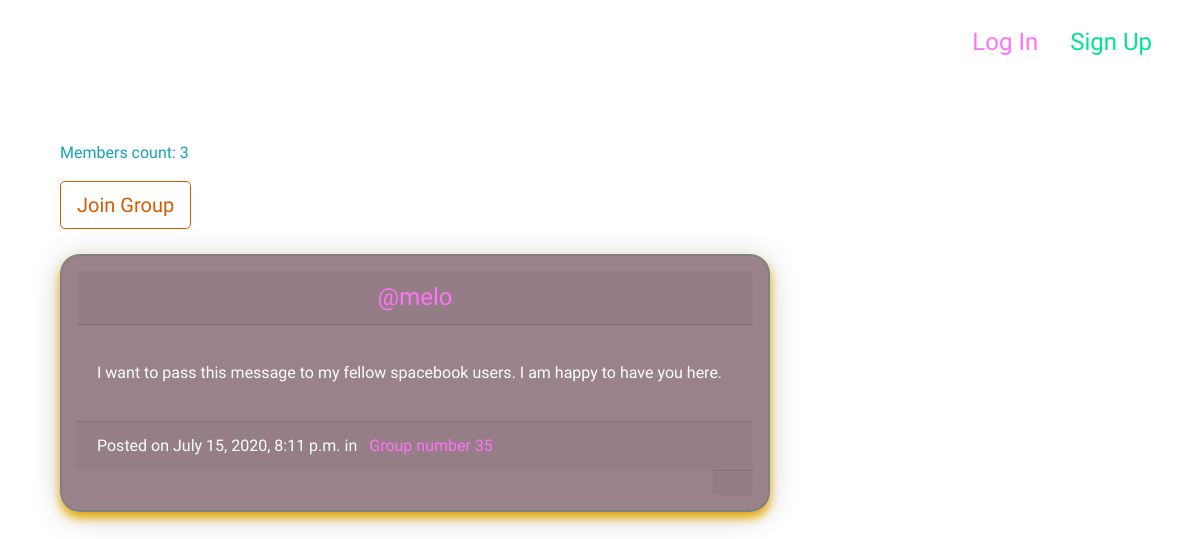
Page /groups/posts/in/group-number-35/ on the committed database.
### groups/models.py (models this page shows, shortened)
class Group(models.Model):
    name = models.CharField(max_length=64,unique=True)
    slug = models.SlugField(max_length=64,allow_unicode=True,unique=True)
    desc = models.TextField(max_length=256,blank=True,default='')
    desc_html = models.TextField(blank=True,default='',editable=False)
    members = models.ManyToManyField(User,through='GroupMember')
    class Meta():
        ordering = ['name']

### posts/models.py (models this page shows, shortened)
class Post(models.Model):
    user = models.ForeignKey(User, on_delete=models.CASCADE, related_name='posts')
    message = models.CharField(max_length=512,blank=False)
    created_at = models.DateTimeField(auto_now=True)
    message_html = models.TextField(editable=False)
    group = models.ForeignKey(Group, on_delete=models.CASCADE, related_name='posts',null=True,blank=True)
    class Meta():
        ordering = ['-created_at']
        unique_together = ['user','message']

### groups/views.py (the view)
# urls.py: path('posts/in/<slug>/',SingleGroup.as_view(),name='single'),
class SingleGroup(DetailView,LoginRequiredMixin):
    model = Group
    template_name = 'groups/group_detail.html'

### templates/groups/group_detail.html
{% extends "groups/group_base.html" %}
{% block pregroup %}
  <div class="container">
    <h4>{{group.name}}</h4>
    <p class="text-info">Members count: {{group.members.count}}</p>
    {% if user in group.members.all %}
      <a href="{% url 'groups:leave' slug=group.slug %}" class="btn btn-outline-secondary btn-lg">Leave Group</a>
    {% else %}
      <a href="{% url 'groups:join' slug=group.slug %} " class="btn btn-outline-primary btn-lg">Join Group</a>
    {% endif %}
  </div>
{% endblock %}
{% block group_cont %}
  <div class="col-md-8">
    {% if group.post.count == 0 %}
      <h3>No posts in this group yet!</h3>
    {% else %}
      {% for post in group.posts.all %}
        {% include "posts/_post_.html" %}
      {% endfor %}
    {% endif %}
  </div>
{% endblock %}

### templates/groups/group_base.html (shortened to what this page needs)
{% extends "base.html" %}
{% block content %}
<div class="container">
  <div class="row">
    {% block pregroup %}
    {% endblock %}
    {% block group_cont %}
    {% endblock %}
  </div>
</div>
{% endblock %}

### templates/base.html (shortened to what this page needs)
<!DOCTYPE html>
{% load static %}
<html lang="en" dir="ltr">
  <head>
    <link rel="stylesheet" href="https://stackpath.bootstrapcdn.com/bootstrap/4.5.0/css/bootstrap.min.css">
    <link rel="stylesheet" href="{% static "mastercss/master.css" %}">
  </head>
  <body>
    <nav class="navbar navbar-dark navbar-fixed-top bg-outline-dark mynav" role="navigation" id='mynav'>
        <a href="{% url 'home' %}" class="navbar-brand" id="logo">SpaceBook</a>
        <div class="navbar ml-auto">
          {% if user.is_authenticated %}
          <a href="{% url 'posts:create' %}" class="nav-item nav-link">Post+</a>
          <a href="{% url 'groups:all' %}" class="nav-item nav-link">Groups</a>
          <a href="{% url 'groups:create' %}" class="nav-item nav-link">New Group</a>
          <a href="{% url 'accounts:logout' %}" class="nav-item nav-link">Log Out</a>
          {% else %}
          <a href="{% url 'accounts:login' %}" class="nav-item nav-link">Log In</a>
          <a href="{% url 'accounts:signup' %}" class="nav-item nav-link">Sign Up</a>
          {% endif %}
        </div>
    </nav>
    <div class="container my_con">
      {% block content %}
      {% endblock %}
    </div>
  </body>
</html>

### templates/posts/_post_.html (shortened to what this page needs)
<div class="card postcard">
  <h4 class="text-center card-header">
     <a href="{% url 'posts:for_user' username=post.user.username %}">@{{post.user.username}}</a>
   </h4><div class="card-body">
     <p class="text-center">{{post.message_html|safe}}</p>
   </div>
   <div class="card-footer">
     <time class="time">Posted on {{ post.created_at }}</time>
     {% if post.group %}
     <span class="group-name">in <a href="{% url 'groups:single' slug=post.group.slug %}">{{ post.group.name }}</a></span>
     {% endif %}
   </div>
   <div class="card-footer ml-auto">
 </div>
</div>

### static/mastercss/master.css (style rules this page uses)
#mynav { font-family: 'Shadows Into Light Two', cursive; font-size: 1.5em; margin-bottom: 20px; }
.my_con { font-family: 'Alata', sans-serif; }
#logo { font-size: 1.4em; }
.postcard { transition: 0.5s; background-color: rgba(55, 6, 23, 0.5); padding: 15px; width: auto; height: auto; border-radius: 20px; border: 2px solid gray; box-shadow: 0 4px 30px 0 rgba(0, 0, 0, 0.2), 0 6px 10px 0 #ffbe0b; margin-top: 25px; }
.navbar-brand { border-radius: 5px; padding : 5px; }
a { text-decoration: none; transition:0.5s; color : #faa307; padding: 8px; }
a:nth-child(1) { filter: hue-rotate(270deg); }
a:nth-child(2) { filter: hue-rotate(110deg); }
a:nth-child(3) { filter:hue-rotate(180deg); }

### rows in the picture
Group: members.count "3"
Post: user.username "melo", message_html "I want to pass this message to my fellow spacebook users. I am happy to have you here.", created_at "July 15, 2020, 8:11 p.m.", group.name "Group number 35"
